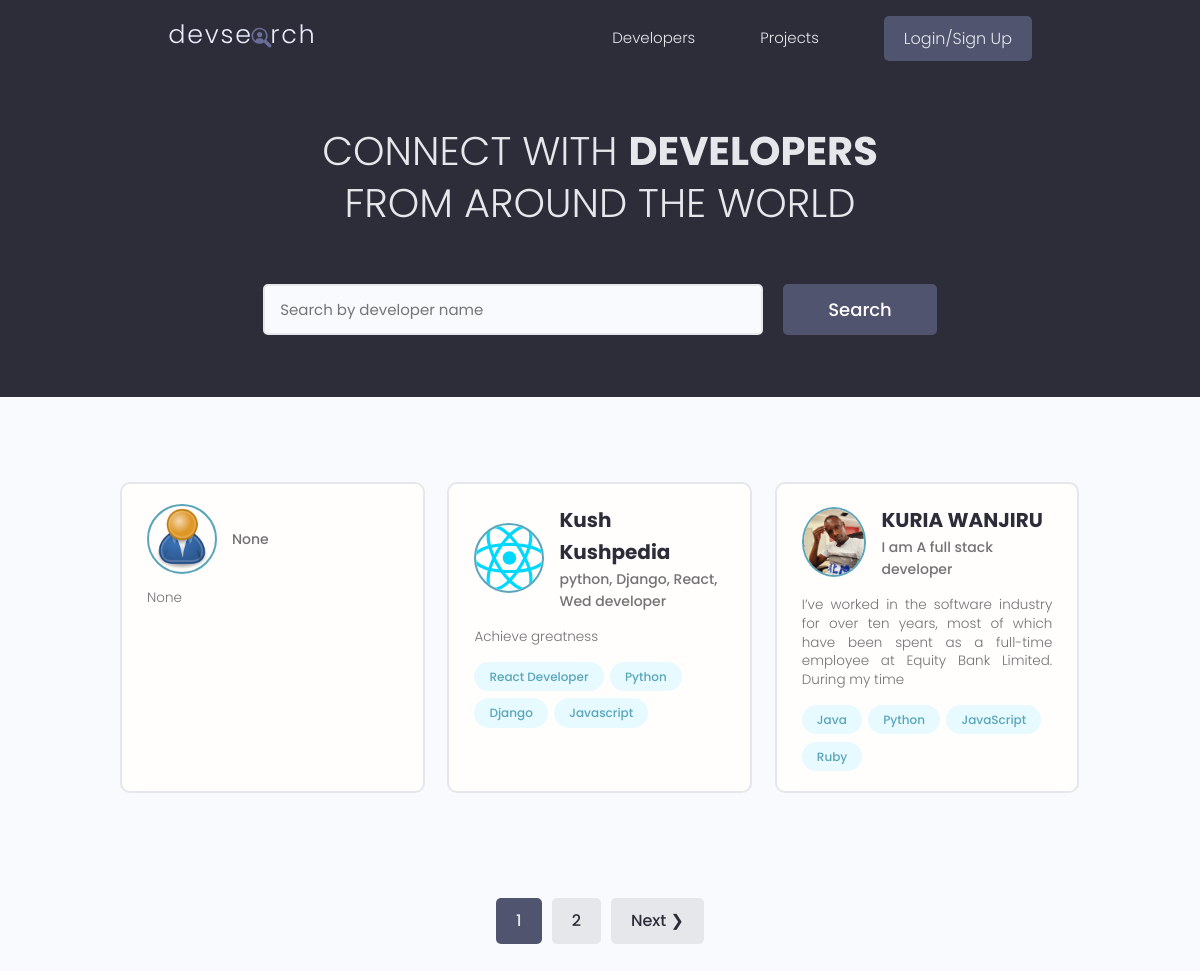
The page / on the database its author committed.
### users/models.py (models this page shows, shortened)
class Profile(models.Model):
    user  = models.OneToOneField(User, on_delete=models.CASCADE, null=True, blank=True)
    name = models.CharField(max_length=200,null=True, blank=True)
    user_name = models.CharField(max_length=200,null=True, blank=True)
    location = models.CharField(max_length=200,null=True, blank=True)
    email = models.EmailField(max_length=500, null=True, blank=True)
    short_intro = models.CharField(max_length=200, null=True, blank=True)
    bio = models.TextField(null=True, blank=True)
    profile_image = models.FileField(null=True, blank=True,
                                    upload_to='profiles/', default="profiles/user-default.png")
    social_github = models.CharField(max_length=200,null=True, blank=True)
    social_facebook = models.CharField(max_length=200,null=True, blank=True)
    social_twitter = models.CharField(max_length=200,null=True, blank=True)
    social_linkedin = models.CharField(max_length=200,null=True, blank=True)
    social_youtube = models.CharField(max_length=200,null=True, blank=True)
    social_website = models.CharField(max_length=200,null=True, blank=True)
    created =models.DateTimeField(auto_now_add=True)
    id = models.UUIDField(default=uuid.uuid4, unique=True,editable=False,
                            primary_key=True)
    class Meta:
        ordering : ['created']
    @property
    def profileImageURL(self):
        try:
            url = self.profile_image.url
        except:
            url = ''
        return url

class Skill(models.Model):
    owner = models.ForeignKey(Profile, null=True, blank=True, on_delete=models.CASCADE)
    name = models.CharField(max_length=200,null=True, blank=True)
    description = models.TextField(null=True, blank=True)
    created =models.DateTimeField(auto_now_add=True)
    id = models.UUIDField(default=uuid.uuid4, unique=True,editable=False,
                            primary_key=True)
    def __str__(self):
        return str(self.name)

### users/views.py (the view)
# urls.py: path('', views.profiles, name='profiles'),
def profiles(request):
    profiles, search_query = searchProfiles(request)
    custom_range, profiles = paginateProfiles(request,profiles,3)
    context = {'profiles':profiles, 'search_querry':search_query,'custom_range':custom_range }
    return render(request, 'users/profiles.html', context)

### users/utils.py (called while the page is built)
def paginateProfiles(request, profiles,results):
    page = request.GET.get('page')
    paginator = Paginator(profiles,results)
    try:
        profiles = paginator.page(page)
    except PageNotAnInteger:
        page = 1
        profiles = paginator.page(page)
    except EmptyPage:
        page = paginator.num_pages
        profiles = paginator.page(page)
    leftIndex = (int(page)- 4)
    if leftIndex < 1:
        leftIndex = 1
    rightIndex = (int(page)+ 5)
    if rightIndex > paginator.num_pages:
        rightIndex = paginator.num_pages + 1
    custom_range = range(leftIndex, rightIndex)
    return custom_range, profiles

def searchProfiles(request):
    search_querry = ''
    if request.GET.get('search_querry'):
        search_querry = request.GET.get('search_querry')
    skill = Skill.objects.filter(name__icontains=search_querry)
    profiles = Profile.objects.distinct().filter(Q(name__icontains =search_querry)|
                                        Q(short_intro__icontains=search_querry)|
                                        Q(skill__in=skill))
    return profiles,search_querry

### users/templates/users/profiles.html (shortened to what this page needs)
{% extends 'main.html' %}
{% block content %}
<main class="home">
    <section class="hero-section text-center">
    <div class="container container--narrow">
        <div class="hero-section__box">
        <h2>CONNECT WITH <span>DEVELOPERS</span></h2>
        <h2>FROM AROUND THE WORLD</h2>
        </div>
        <div class="hero-section__search">
        <form class="form" id="searchForm" action="{% url 'profiles' %}" method="get">
            <div class="form__field">
            <input class="input input--text" id="formInput#search" type="text" name="search_querry"
                placeholder="Search by developer name" value="{{search_querry}}"/>
            </div>
            <input class="btn btn--sub btn--lg" type="submit" value="Search" />
        </form>
        </div>
    </div>
    </section>
    <section class="devlist">
    <div class="container">
        <div class="grid grid--three">
            {% for profile in profiles %}
        <div class="column card">
            <div class="dev">
            <a href="{% url 'user_profile' profile.id %}" class="card__body">
                <div class="dev__profile">
                <img class="avatar avatar--md" src="{{ profile.profileImageURL}}" alt="profile image" />
                <div class="dev__meta">
                    <h3>{{profile.name|slice:"50"}}</h3>
                    <h5>{{profile.short_intro}}</h5>
                </div>
                </div>
                <p class="dev__info">
                {{profile.bio|slice:"150"}}
                </p>
                <div class="dev__skills">
                    {% for skill in profile.skill_set.all|slice:"4" %}
                <span class="tag tag--pill tag--main">
                    <small>{{skill}}</small>
                </span>
                {% endfor %}
                </div>
            </a>
            </div>
        </div>
        {% endfor%}
        </div>
    </div>
    </section>
    {% include 'pagination.html' with queryset=profiles custom_range=custom_range %}
</main>
{% endblock content %}

### static/styles/app.css (style rules this page uses)
:root { --color-sub: #2d2d39; }
.btn--sub { background-color: var(--color-sub-light); }
.card { border: 2px solid var(--color-light); }
img { width: 100%; }
.hero-section { height: 40vh; display: flex; align-items: center; background-color: var(--color-sub); }
.hero-section__box { margin-bottom: 4rem; }
.hero-section__box > h2, .hero-section__box > h2 > span { font-size: 4rem; color: var(--color-light); line-height: 1.3; text-transform: uppercase; }
.hero-section__box > h2 { font-weight: 300; }
.hero-section__box > h2 > span { font-weight: 700; }
.hero-section__search > .form { display: flex; align-items: center; justify-content: center; gap: 2rem; }
.hero-section__search > .form input.input--text { width: 50rem; }
.devlist { margin-top: 8rem; }
.devlist .grid { align-items: stretch; }
.devlist .dev .dev__profile { display: flex; align-items: center; gap: 1.5rem; }
.devlist .dev .dev__meta h3 { color: var(--color-sub); font-size: 2rem; font-weight: 700; }
.devlist .dev .dev__meta h5 { color: var(--color-text); font-size: 1.4rem; font-weight: 500; }
.devlist .dev .dev__info { margin: 1.5rem 0; font-size: 1.35rem; line-height: 1.4; text-align: justify; }

### static/uikit/styles/modules/_variables.css (style rules this page uses)
:root { --color-main: #5aa5b9; --color-main-light: #e6faff; --color-sub: #3f4156; --color-sub-light: #51546e; --color-sub-lighter: #ededfd; --color-text: #737373; --color-gray: #8b8b8b; --color-light: #e5e7eb; --color-light-gray: #767676; --color-bg: #f8fafd; --color-white: #fffefd; --color-white-light: #f3f3f3; --color-success: #359e64; --color-success-bg: #def8e8; --color-error: #fc4b0b; --color-error-bg: #fff2ee; --font-base: 'Poppins', arial, helvetica, 'Segoe UI', roboto, ubuntu, sans-serif; --font-monospace: 'Fira Code', 'Courier New', courier, monospace; --font-regular: 300; --font-medium: 500; --font-bold: 700; --generic-shadow: 1px 1px 5px #00000010; --generic-transition: all 0.3s ease-in-out; }

### static/uikit/styles/modules/_base.css (style rules this page uses)
* { margin: 0; padding: 0; box-sizing: border-box; text-rendering: optimizeLegibility; color: inherit; font-size: inherit; }
html { font-size: 50%; }
@media only screen and (min-width: 480px) { html { font-size: 56.25%; } }
@media only screen and (min-width: 1200px) { html { font-size: 62.5%; } }
body { line-height: 1.6; font-weight: 400; font-size: 1.5rem; color: var(--color-text); background-color: var(--color-bg); min-height: 100vh; }

### static/uikit/styles/modules/_typography.css (style rules this page uses)
* { font-family: var(--font-base); }
h2 { font-size: 3.6rem; font-weight: var(--font-bold); }
h3 { font-size: 3.2rem; font-weight: var(--font-medium); }
h5 { font-size: 2.4rem; font-weight: var(--font-medium); }
h5, h6 { font-weight: var(--font-regular); }
p, span, strong { font-size: 1.6rem; color: var(--color-text); font-weight: var(--font-regular); }
a { padding-bottom: 2px; text-decoration: none; display: inline-block; color: var(--color-main); font-weight: var(--font-medium); }

### static/uikit/styles/modules/_utilities.css (style rules this page uses)
.container { width: 92%; max-width: 165rem; margin: 0 auto; box-sizing: border-box; }
.container--narrow { width: 92%; max-width: 120rem; }
@media screen and (min-width: 1000px) { .container { width: 90%; } }
@media screen and (min-width: 1000px) { .container--narrow { width: 85%; } }
@media screen and (min-width: 1200px) { .container { width: 80%; } }
@media screen and (min-width: 1200px) { .container--narrow { width: 72%; } }
.text-center { text-align: center; }

### static/uikit/styles/modules/_avatar.css (style rules this page uses)
.avatar { border-radius: 50%; border: 2px solid var(--color-main); object-fit: cover; }
.avatar--md { height: 7rem; width: 7rem; }

### static/uikit/styles/modules/_button.css (style rules this page uses)
.btn { display: inline-block; position: relative; cursor: pointer; background-color: var(--color-light); font-weight: var(--font-medium); color: var(--color-sub); text-decoration: none; padding: 1rem 2rem; border-radius: 0.5rem; border: none; width: -webkit-fit-content; width: -moz-fit-content; width: fit-content; height: -webkit-fit-content; height: -moz-fit-content; height: fit-content; font-size: 1.6rem; outline-width: 0; outline-color: transparent; -webkit-backface-visibility: hidden; backface-visibility: hidden; transition: all 0.3s ease-in-out; }
.btn--sub { background-color: var(--color-sub); color: var(--color-white); }
.btn--lg { font-size: 1.8rem; padding: 1.2rem 4.5rem; }

### static/uikit/styles/modules/_card.css (style rules this page uses)
.card { border-radius: 1rem; background-color: var(--color-white); border: 1.5px solid var(--color-light); width: auto; height: auto; margin-top: 0.5rem; margin-bottom: 0.5rem; overflow: hidden; }
.card__body, .card__header { padding: 2rem 2.5rem; }

### rows shown on the page
Profile: profileImageURL (placeholder picture), short_intro "None", bio "None"
Profile: profileImageURL (picture), name "Kush Kushpedia", short_intro "python, Django, React, Wed developer", bio "Achieve greatness"
Skill: name "React Developer"
Skill: name "Python"
Skill: name "Django"
Skill: name "Javascript"
Profile: profileImageURL (picture), name "KURIA WANJIRU", short_intro "I am A full stack developer", bio "I’ve worked in the software industry for over ten years, most of which have been spent as a full-time employee at Equity Bank Limited. During my time"
Skill: name "Java"
Skill: name "Python"
Skill: name "JavaScript"
Skill: name "Ruby"

### other values the page prints
{{ page }} "1"
{{ page }} "2"
